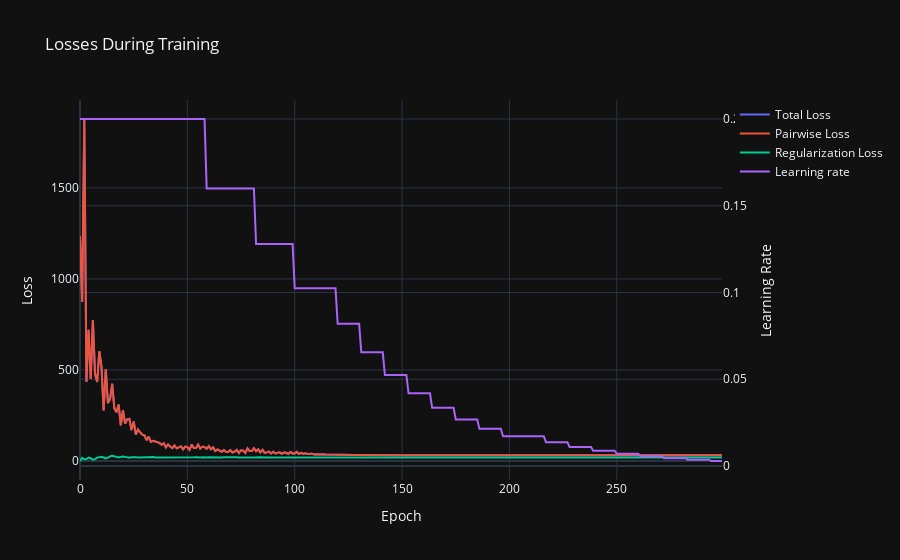

Here is the notebook cell this chart was saved with:
### Code cell
MatrixFactorization.plot_embedding_training(losses, learning_rates, verbose=True)

### Figure 1 — Plotly figure (JSON) as saved in the notebook; plotly's stock layout.template omitted (floating-point values rounded to 4 significant figures; data arrays with more than 128 entries replaced by an {"elided": "..."} marker saying what was removed)
{"data": [{"mode": "lines", "name": "Total Loss", "type": "scatter", "x": {"elided": "300 int values"}, "y": {"elided": "300 float values"}}, {"mode": "lines", "name": "Pairwise Loss", "type": "scatter", "x": {"elided": "300 int values"}, "y": {"elided": "300 float values"}}, {"mode": "lines", "name": "Regularization Loss", "type": "scatter", "x": {"elided": "300 int values"}, "y": {"elided": "300 float values"}}, {"mode": "lines", "name": "Learning rate", "type": "scatter", "x": {"elided": "300 int values"}, "y": {"elided": "300 float values"}, "yaxis": "y2"}], "layout": {"title": {"text": "Losses During Training"}, "xaxis": {"title": {"text": "Epoch"}}, "yaxis": {"title": {"text": "Loss"}}, "yaxis2": {"overlaying": "y", "side": "right", "title": {"text": "Learning Rate"}}}}
